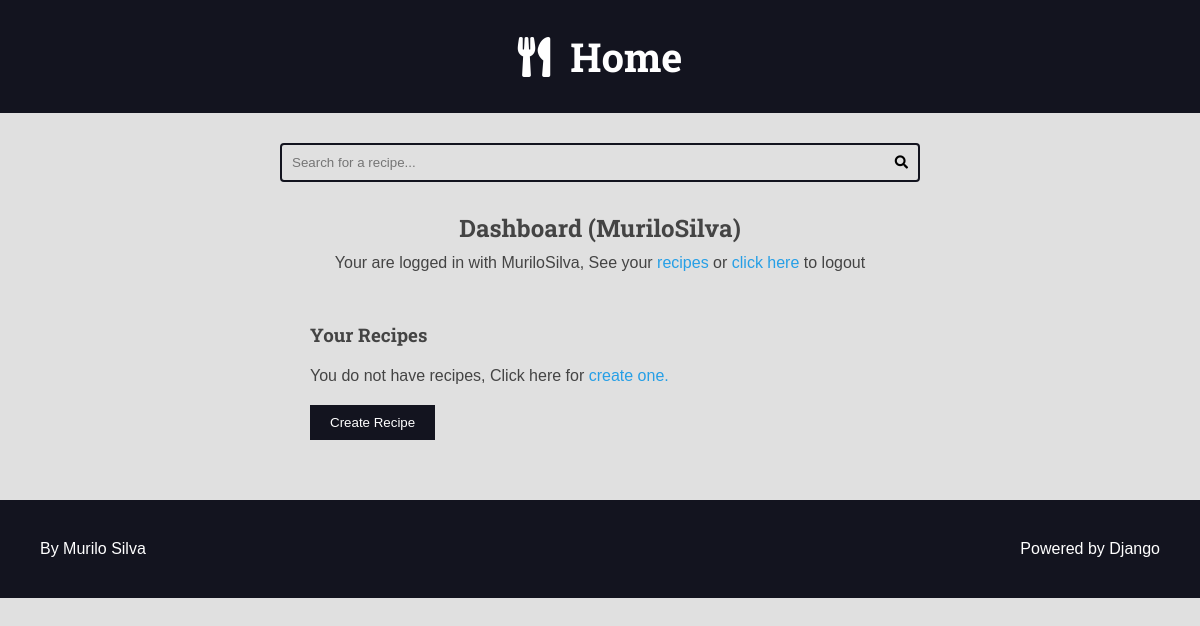
/authors/dashboard/ (signed in), run on an earlier commit of the app's database.
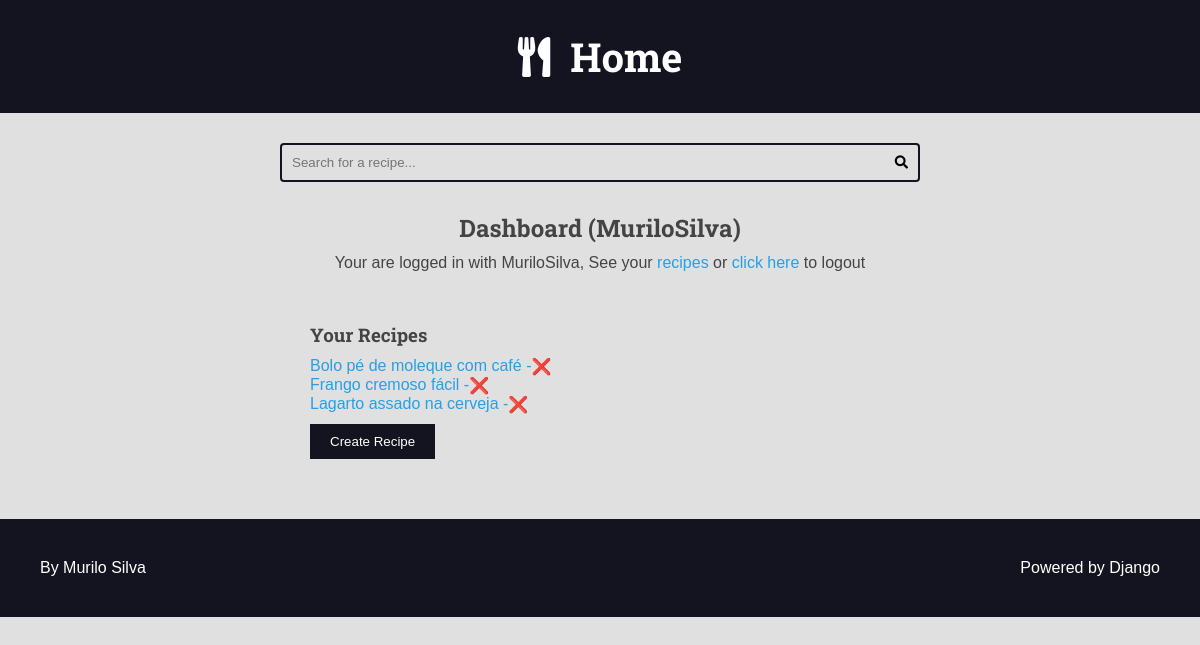
And on a later commit of the database.
### recipes/models.py (models this page shows, shortened)
class Recipe(models.Model):
    title = models.CharField(max_length=65)
    description = models.CharField(max_length=165)
    slug = models.SlugField(unique=True)
    preparation_time = models.IntegerField()
    preparation_time_unit = models.CharField(max_length=65)
    servings = models.IntegerField()
    servings_unit = models.CharField(max_length=65)
    preparation_steps = models.TextField()
    preparation_steps_is_html = models.BooleanField(default=False)
    created_at = models.DateTimeField(auto_now_add=True)
    updated_at = models.DateTimeField(auto_now=True)
    is_published = models.BooleanField(default=False)
    cover = models.ImageField(
        upload_to='recipes/cover/%Y/%m/%d/', blank=True, default='')
    category = models.ForeignKey(
        Category, on_delete=models.SET_NULL, null=True, blank=True, default=None
    )
    author = models.ForeignKey(
        User, on_delete=models.SET_NULL, null=True)

### authors/views/all.py (the view)
# urls.py: path('dashboard/', views.dashboard_view, name='dashboard'),
@login_required(login_url='authors:login', redirect_field_name='next')
def dashboard_view(request):
    recipes = Recipe.objects.filter(
        is_published=False,
        author=request.user
    )
    return render(request, 'authors/pages/dashboard.html',
                  context={
                      'recipes': recipes,
                  })

### authors/templates/authors/pages/dashboard.html (shortened to what this page needs)
{% extends 'global/base.html' %}
{% block content %}
    <div class="main-content center container">
        <h2>Dashboard ({{user}}) </h2>
        {% include 'authors/partials/login_message.html' %}
        <div class="authors-dashboard-container">
            <h3>Your Recipes</h3>
            <ul>
                {% for recipe in recipes  %}
                    <li>
                        <a href="{% url 'authors:dashboard_recipe_edit' recipe.id %}">
                            {{recipe.title}} -
                        </a>
                        <form
                        class="form-inline form-delete"
                        action="{% url 'authors:dashboard_recipe_delete' %}"
                        method='POST'
                        >
                          <button class="plaintext-button" type="submit">❌</button>
                        </form>
                    </li>
                    {%empty%}
                        <li>
                            <p>
                                You do not have recipes, Click here for
                                <a href="{% url 'authors:dashboard_recipe_create' %}">
                                    create one.
                                </a>
                            </p>
                        </li>
                {% endfor %}
            </ul>
            <a href="{% url 'authors:dashboard_recipe_create' %}">
                <button class="button-create">Create Recipe</button>
            </a>
        </div>
    </div>
{% endblock content %}

What changed in the data, as far as the page shows it:
now on this page (row edited): Recipe: title "Bolo pé de moleque com café"
now on this page (row edited): Recipe: title "Frango cremoso fácil"
now on this page (row edited): Recipe: title "Lagarto assado na cerveja"
Also different on the page:
text no longer shown: "You do not have recipes, Click here for create one."
